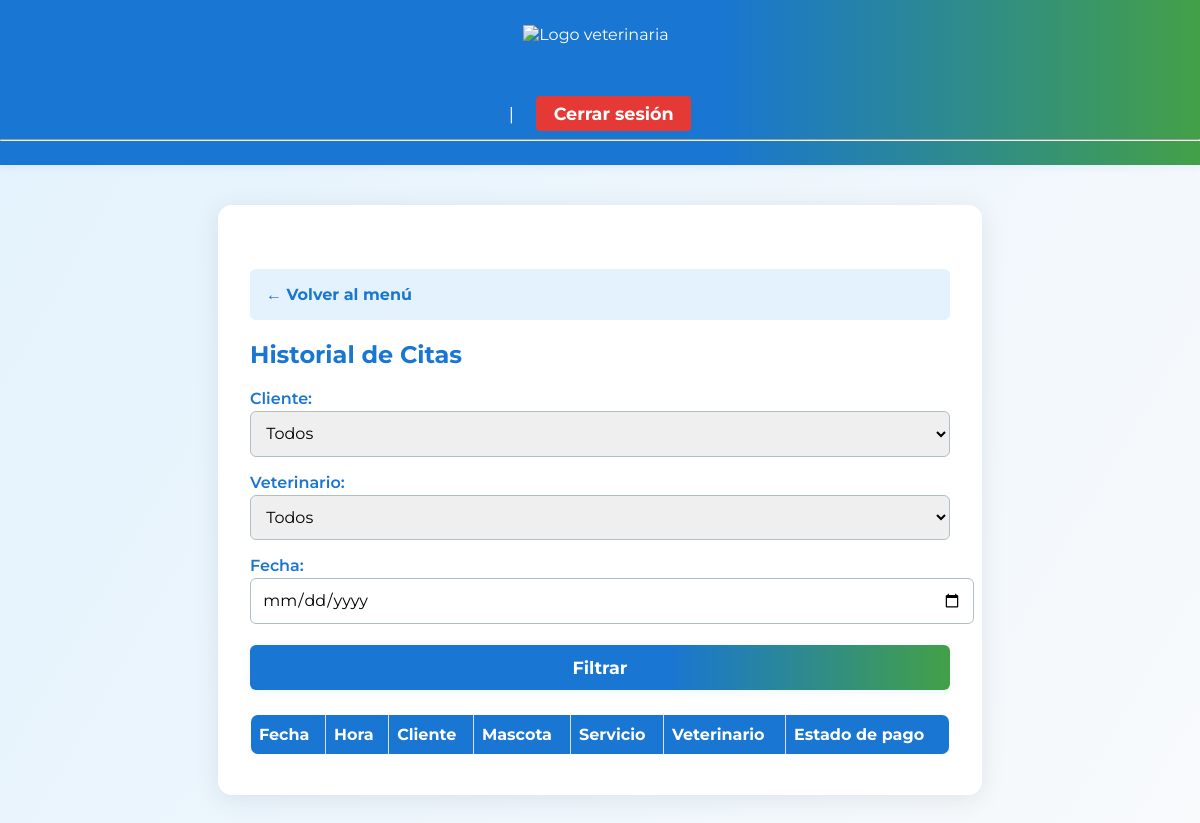
The page /appointments_history?client_id=2 (signed in) on the database as committed earlier.
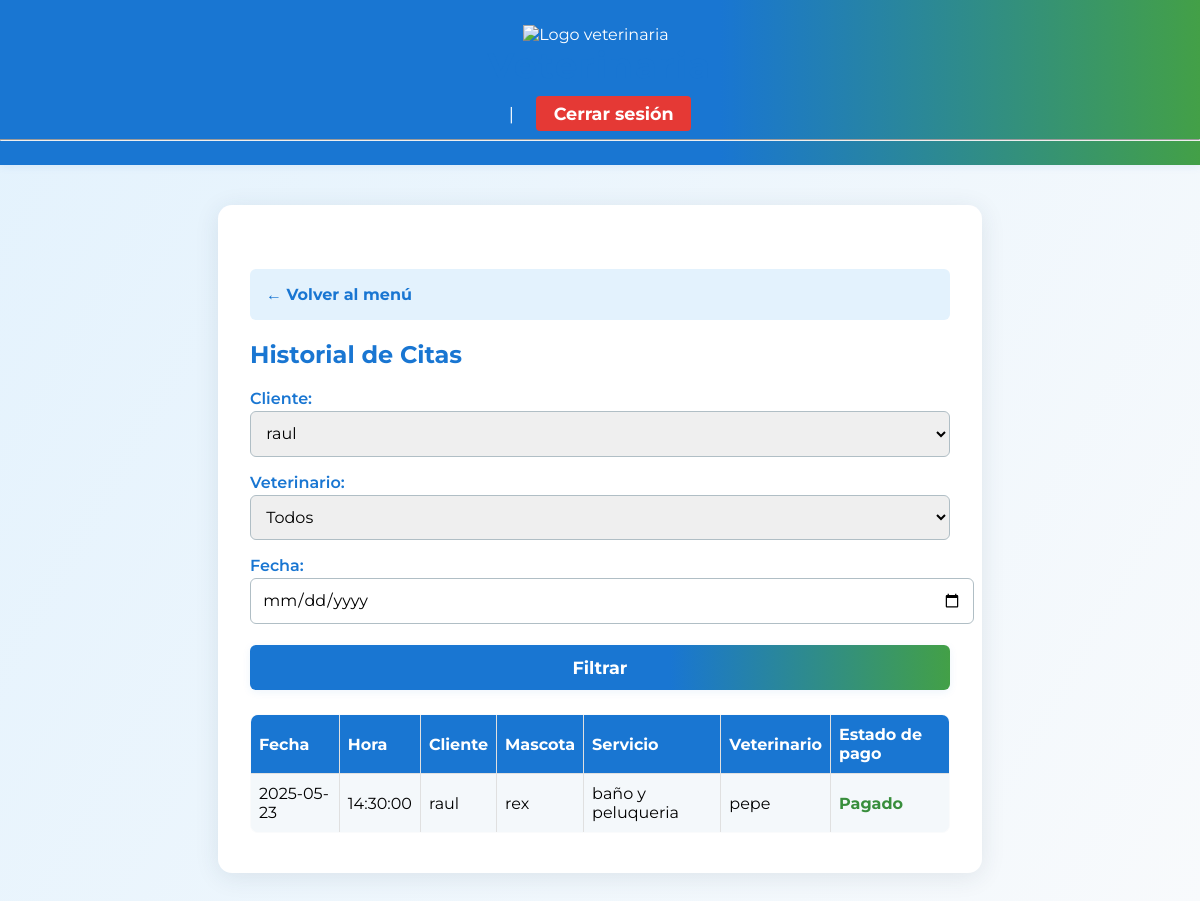
The same page on the database as committed later.
### app/models.py (models this page shows, shortened)
class Appointment(db.Model):
    id = db.Column(db.Integer, primary_key=True)
    client_id = db.Column(db.Integer, db.ForeignKey('client.id'), nullable=False, index=True)
    pet_id = db.Column(db.Integer, db.ForeignKey('pet.id'), nullable=False, index=True)
    service_id = db.Column(db.Integer, db.ForeignKey('service.id'), nullable=False)
    vet_id = db.Column(db.Integer, db.ForeignKey('user.id'), nullable=False, index=True)
    date = db.Column(db.Date, nullable=False)
    time = db.Column(db.Time, nullable=False)
    status = db.Column(db.String(20), default='scheduled')  # scheduled, cancelled, completed
    paid = db.Column(db.Boolean, default=False)
    vet = db.relationship('User', backref='appointments', foreign_keys=[vet_id])
    clinical_histories = db.relationship('ClinicalHistory', backref='appointment', lazy=True)

class Client(db.Model):
    id = db.Column(db.Integer, primary_key=True)
    name = db.Column(db.String(120), nullable=False)
    phone = db.Column(db.String(20))
    email = db.Column(db.String(120))
    pets = db.relationship('Pet', backref='owner', lazy=True)
    appointments = db.relationship('Appointment', backref='client', lazy=True)

class Pet(db.Model):
    id = db.Column(db.Integer, primary_key=True)
    name = db.Column(db.String(50), nullable=False)
    species = db.Column(db.String(50), nullable=False)
    breed = db.Column(db.String(50))
    age = db.Column(db.Integer)
    client_id = db.Column(db.Integer, db.ForeignKey('client.id'), nullable=False, index=True)
    histories = db.relationship('ClinicalHistory', backref='pet', lazy=True)
    appointments = db.relationship('Appointment', backref='pet', lazy=True)

class Service(db.Model):
    id = db.Column(db.Integer, primary_key=True)
    name = db.Column(db.String(100), nullable=False)
    description = db.Column(db.String(255))
    price = db.Column(db.Float, nullable=False)
    attention_type = db.Column(db.String(20), nullable=False)  # 'inmediato' o 'cita'
    appointments = db.relationship('Appointment', backref='service', lazy=True)

class User(UserMixin, db.Model):
    id = db.Column(db.Integer, primary_key=True)
    username = db.Column(db.String(80), unique=True, nullable=False)
    email = db.Column(db.String(120), unique=True, nullable=False)
    password_hash = db.Column(db.String(128), nullable=False)
    role = db.Column(db.String(20), nullable=False)  # admin, receptionist, vet

### app/routes.py (the view)
@bp.route('/appointments_history', methods=['GET', 'POST'])
@login_required
def appointments_history():
    if current_user.role not in ['receptionist', 'admin']:
        flash('Acceso denegado.')
        return redirect(url_for('main.index'))
    clients = Client.query.all()
    vets = User.query.filter_by(role='vet').all()
    appointments = Appointment.query
    client_id = request.args.get('client_id')
    vet_id = request.args.get('vet_id')
    date = request.args.get('date')
    if client_id:
        appointments = appointments.filter_by(client_id=client_id)
    if vet_id:
        appointments = appointments.filter_by(vet_id=vet_id)
    if date:
        appointments = appointments.filter_by(date=date)
    appointments = appointments.order_by(Appointment.date.desc(), Appointment.time.desc()).all()
    return render_template('appointments_history.html', appointments=appointments, clients=clients, vets=vets, show_back_menu=True)

### app/models.py (called while the page is built)
@login_manager.user_loader
def load_user(user_id):
    return User.query.get(int(user_id))

### app/templates/appointments_history.html (shortened to what this page needs)
{% extends "base.html" %}
{% block content %}
<h2>Historial de Citas</h2>
<form method="get">
    <label for="client_id">Cliente:</label>
    <select name="client_id" id="client_id">
        <option value="">Todos</option>
        {% for client in clients %}
        <option value="{{ client.id }}" {% if request.args.get('client_id') == client.id|string %}selected{% endif %}>{{ client.name }}</option>
        {% endfor %}
    </select>
    <label for="vet_id">Veterinario:</label>
    <select name="vet_id" id="vet_id">
        <option value="">Todos</option>
    </select>
    <label for="date">Fecha:</label>
    <input type="date" name="date" id="date" value="{{ request.args.get('date', '') }}">
    <button type="submit">Filtrar</button>
</form>
<table border="1" cellpadding="5">
    <tr>
        <th>Fecha</th>
        <th>Hora</th>
        <th>Cliente</th>
        <th>Mascota</th>
        <th>Servicio</th>
        <th>Veterinario</th>
        <th>Estado de pago</th>
    </tr>
    {% for appointment in appointments %}
    <tr>
        <td>{{ appointment.date }}</td>
        <td>{{ appointment.time }}</td>
        <td>{{ appointment.client.name }}</td>
        <td>{{ appointment.pet.name }}</td>
        <td>{{ appointment.service.name }}</td>
        <td>{{ appointment.vet.username }}</td>
        <td>
            {% if appointment.paid %}
                <span class="estado-pagado">Pagado</span>
            {% else %}
                <span class="estado-pendiente">Pendiente</span>
            {% endif %}
        </td>
    </tr>
    {% endfor %}
</table>
{% endblock %}

Rows that differ between the two databases and show on the page:
added Appointment: date "2025-05-23", time "14:30:00", client.name "raul", pet.name "rex", service.name "baño y peluqueria", vet.username "pepe", paid "Pagado"
Other text that changed with them:
form field client_id: "Todos" → "raul"
